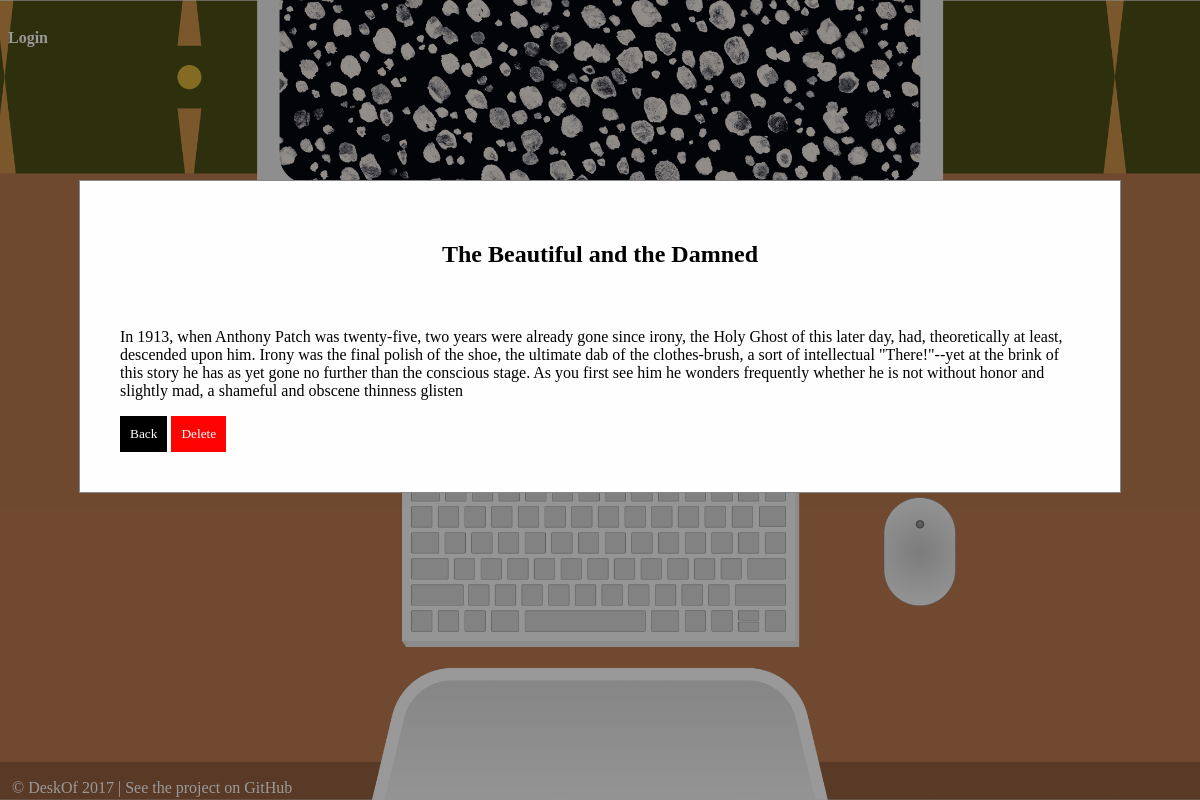
Page /journal/2/ on the committed database.
### main_app/models.py (models this page shows)
class Journal(models.Model):
    title = models.CharField(max_length=100)
    entry = models.CharField(max_length=2500)
    user = models.ForeignKey(User)

### main_app/views.py (the view)
# urls.py: url(r'^journal/([0-9]+)/$', views.show_journal, name = 'show_journal'),
def show_journal(request, journal_id):
	journal = Journal.objects.get(id=journal_id)
	return render(request, 'journal-show.html', {'journal': journal})

### main_app/templates/journal-show.html
{% extends 'base.html' %}
{% load staticfiles %}
{% block content %}
<div id="box">
  <div id="content">
    <h2>{{ journal.title }}</h1>
    <p>{{ journal.entry }}</p>
    <button class="work" type="button" name="button"><a href="/journal">Back</a></button>
    <button class="delete"><a href="{% url 'delete_journal' journal.id %}" type="button" name="button" onclick="return confirm('Are you sure you want to delete this item?');">Delete</button>
  </div>
</div>
{% endblock %}

### main_app/static/style.css (style rules this page uses)
* { font-family: avenir; }
html { background: url(images/profile-desk.png) no-repeat center center fixed; -webkit-background-size: cover; -moz-background-size: cover; -o-background-size: cover; background-size: cover; }
a { color: inherit; text-decoration: none; }
#box { position: fixed; z-index: 1; left: 0; top: 0; width: 100%; height: 100%; overflow: auto; background-color: rgb(0,0,0); background-color: rgba(0,0,0,0.4); }
#content { background-color: #fefefe; margin: 15% auto; padding: 40px; border: 1px solid #888; width: 80%; }
h2 { margin-top: 20px; margin-bottom: 60px; text-align: center; }
.work { background: black; color: white; padding: 10px; border: none; }
.delete { background: #FF0202; color: white; padding: 10px; border: none; }

### rows in the picture
Journal: title "The Beautiful and the Damned", entry "In 1913, when Anthony Patch was twenty-five, two years were already gone since irony, the Holy Ghost of this later day, had, theoretically at least, descended upon him. Irony was the final polish of the shoe, the ultimate dab of the clothes-brush, a sort of intellectual \"There!\"--yet at the brink of this story he has as yet gone no further than the conscious stage. As you first see him he wonders frequently whether he is not without honor and slightly mad, a shameful and obscene thinness glisten"
